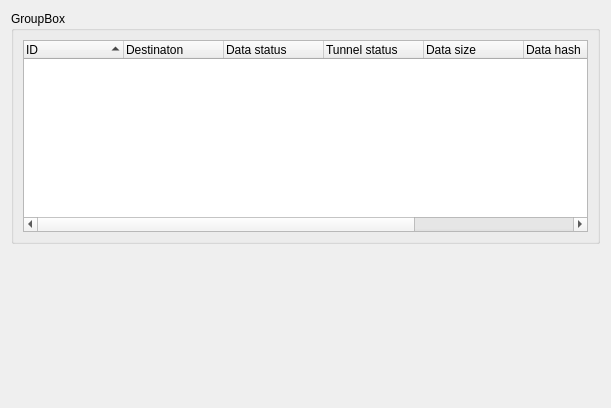
<?xml version="1.0" encoding="UTF-8"?>
<ui version="4.0">
 <class>GlobalRouterStatistics</class>
 <widget class="QWidget" name="GlobalRouterStatistics">
  <property name="geometry">
   <rect>
    <x>0</x>
    <y>0</y>
    <width>611</width>
    <height>408</height>
   </rect>
  </property>
  <property name="windowTitle">
   <string>Router Statistics</string>
  </property>
  <layout class="QGridLayout" name="gridLayout">
   <item row="1" column="0">
    <widget class="QSplitter" name="splitter">
     <property name="orientation">
      <enum>Qt::Vertical</enum>
     </property>
     <widget class="QScrollArea" name="_router_F">
      <property name="frameShape">
       <enum>QFrame::NoFrame</enum>
      </property>
      <property name="horizontalScrollBarPolicy">
       <enum>Qt::ScrollBarAlwaysOff</enum>
      </property>
      <property name="widgetResizable">
       <bool>true</bool>
      </property>
      <widget class="QWidget" name="scrollAreaWidgetContents">
       <property name="geometry">
        <rect>
         <x>0</x>
         <y>0</y>
         <width>593</width>
         <height>159</height>
        </rect>
       </property>
      </widget>
     </widget>
    </widget>
   </item>
   <item row="0" column="0">
    <widget class="QGroupBox" name="groupBox">
     <property name="title">
      <string>GroupBox</string>
     </property>
     <layout class="QGridLayout" name="gridLayout_2">
      <item row="0" column="0">
       <widget class="QTreeWidget" name="treeWidget">
        <property name="sortingEnabled">
         <bool>true</bool>
        </property>
        <column>
         <property name="text">
          <string>ID</string>
         </property>
        </column>
        <column>
         <property name="text">
          <string>Destinaton</string>
         </property>
        </column>
        <column>
         <property name="text">
          <string>Data status</string>
         </property>
        </column>
        <column>
         <property name="text">
          <string>Tunnel status</string>
         </property>
        </column>
        <column>
         <property name="text">
          <string>Data size</string>
         </property>
        </column>
        <column>
         <property name="text">
          <string>Data hash</string>
         </property>
        </column>
        <column>
         <property name="text">
          <string>Received</string>
         </property>
        </column>
        <column>
         <property name="text">
          <string>Send</string>
         </property>
        </column>
       </widget>
      </item>
     </layout>
    </widget>
   </item>
  </layout>
 </widget>
 <resources/>
 <connections/>
</ui>
